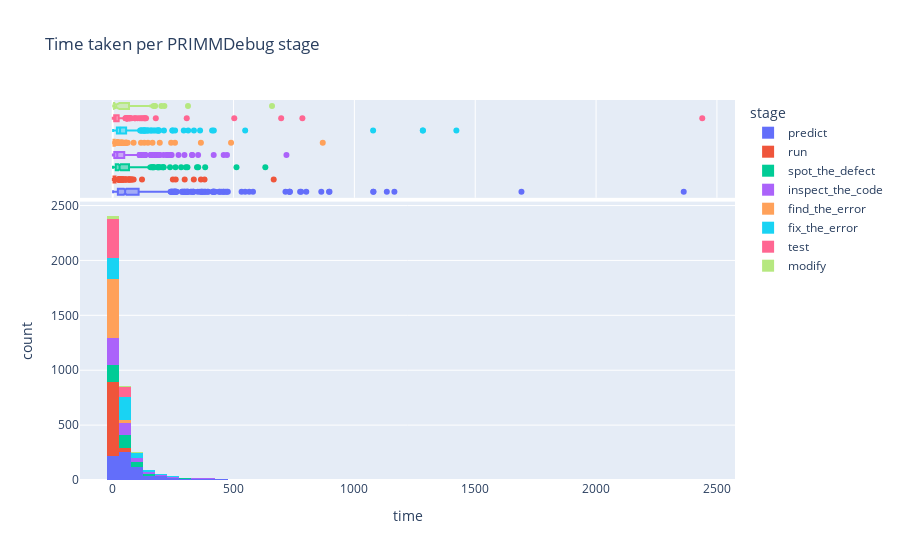
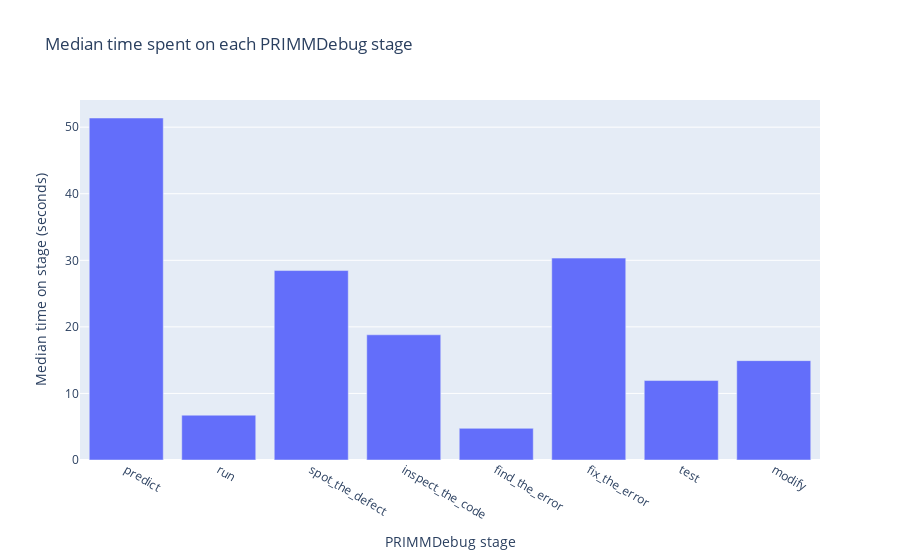
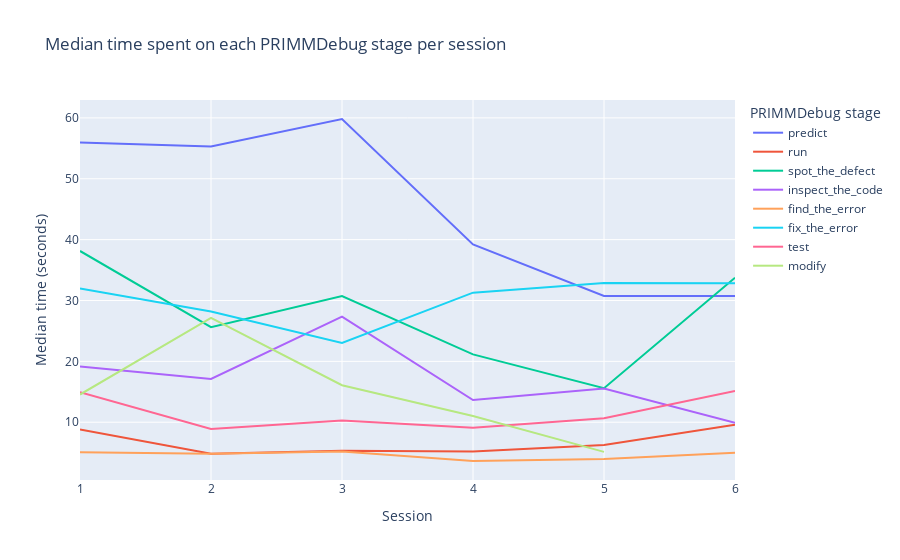
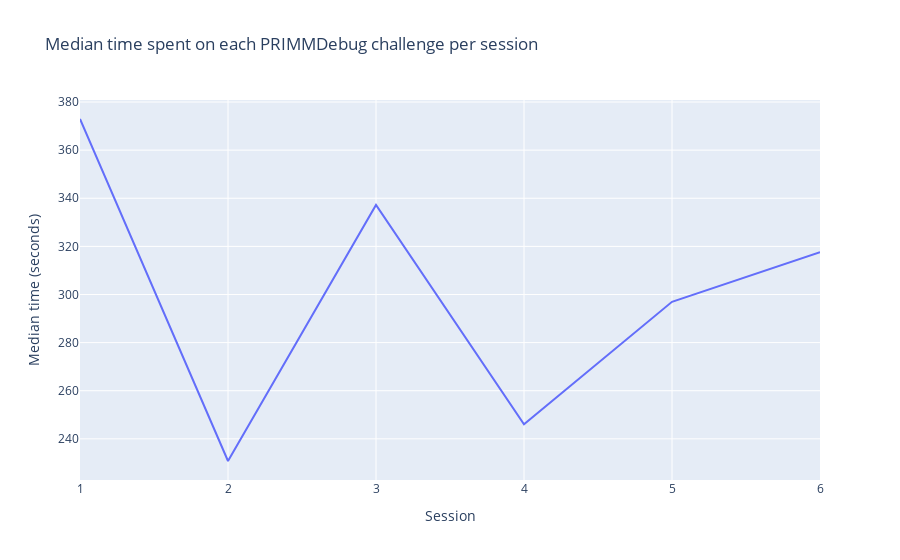

Write notebook code for charts like these, in order.
### Markdown cell above
#### Stage-Specific Data
This contains more of the interesting data relating to each stage of the PRIMMDebug process, including:
- Time taken per PRIMMDebug stage
- How this varies over number of sessions
- How time taken on PRIMMDebug challenge attempts varies over number of sessions

### Code cell
from collections import defaultdict

#Time taken for each stage of PRIMMDebug (TODO: Add confidence intervals)
time_by_primmdebug_stage = {"stage": [], "time": []}

for stage in STAGE_LOGS:
    if stage.stage_name != DebuggingStage.exit:
        time_by_primmdebug_stage["stage"].append(stage.stage_name.value)
        time_by_primmdebug_stage["time"].append(StageLogProcessor.get_time_on_stage(stage))
px.histogram(time_by_primmdebug_stage, x="time", color="stage", nbins=50, marginal="box", labels={"value": "Time taken (seconds)", "count": "Count"}, title="Time taken per PRIMMDebug stage").show()

#TODO: Clean up this code
# Group times by stage
stage_times = defaultdict(list)
for stage, time in zip(time_by_primmdebug_stage["stage"], time_by_primmdebug_stage["time"]):
    if time is not None:
        stage_times[stage].append(time)

median_time_by_primmdebug_stage = {"stage": [], "time": []}
for stage in DebuggingStage:
    stage_name = stage.value
    if stage_name in stage_times and stage_times[stage_name]:
        median_time_by_primmdebug_stage["stage"].append(stage_name)
        median_time_by_primmdebug_stage["time"].append(median(stage_times[stage_name]))

px.bar(median_time_by_primmdebug_stage, x="stage", y="time", labels={"stage": "PRIMMDebug stage", "time": "Median time on stage (seconds)"}, title="Median time spent on each PRIMMDebug stage").show()

#Time series for time per PRIMMDebug stage
median_time_per_stage_per_session = {"session": [], "stage": [], "median_time": []}
# Iterate through each session and calculate median time for each stage
for session_id, logs in EXERCISE_LOGS_PER_SESSION.items():
    stage_times = {stage: [] for stage in DebuggingStage if stage != DebuggingStage.exit}
    for log in logs:
        for stage_log in log.stage_logs:
            if stage_log.stage_name != DebuggingStage.exit:
                time_on_stage = StageLogProcessor.get_time_on_stage(stage_log)
                if time_on_stage is not None:
                    stage_times[stage_log.stage_name].append(time_on_stage)
    for stage, times in stage_times.items():
        if times:
            median_time_per_stage_per_session["session"].append(session_id)
            median_time_per_stage_per_session["stage"].append(stage.value)
            median_time_per_stage_per_session["median_time"].append(median(times))

median_time_per_stage_per_session_df = DataFrame(median_time_per_stage_per_session).sort_values(by="session")
px.line(median_time_per_stage_per_session_df, x="session", y="median_time", color="stage", labels={"session": "Session", "median_time": "Median time (seconds)", "stage": "PRIMMDebug stage"}, title="Median time spent on each PRIMMDebug stage per session").show()

#Time series for time per PRIMMDebug challenge attempt
median_time_per_challenge_per_session: dict[int, float] = {}
for session_id, logs in EXERCISE_LOGS_PER_SESSION.items():
    median_time_per_challenge = median([ExerciseLogProcessor.get_time_on_exercise(log) for log in logs if hasattr(log, "end_time")])
    median_time_per_challenge_per_session[session_id] = median_time_per_challenge

median_time_per_challenge_per_session = dict(sorted(median_time_per_challenge_per_session.items()))
median_time_per_challenge_per_session_fig = px.line(x=median_time_per_challenge_per_session.keys(), y=median_time_per_challenge_per_session.values(), labels={"x": "Session", "y": "Median time (seconds)"}, title="Median time spent on each PRIMMDebug challenge per session").show()

### Figure 1 — Plotly figure (JSON) as saved in the notebook; plotly's stock layout.template omitted (floating-point values rounded to 4 significant figures; data arrays with more than 128 entries replaced by an {"elided": "..."} marker saying what was removed)
{"data": [{"bingroup": "x", "hovertemplate": "stage=predict<br>time=%{x}<br>count=%{y}<extra></extra>", "legendgroup": "predict", "marker": {"color": "#636efa", "pattern": {"shape": ""}}, "name": "predict", "nbinsx": 50, "orientation": "v", "showlegend": true, "type": "histogram", "x": {"elided": "735 float values"}, "xaxis": "x", "yaxis": "y"}, {"hovertemplate": "stage=predict<br>time=%{x}<extra></extra>", "legendgroup": "predict", "marker": {"color": "#636efa"}, "name": "predict", "notched": true, "showlegend": false, "type": "box", "x": {"elided": "735 float values"}, "xaxis": "x2", "yaxis": "y2"}, {"bingroup": "x", "hovertemplate": "stage=run<br>time=%{x}<br>count=%{y}<extra></extra>", "legendgroup": "run", "marker": {"color": "#EF553B", "pattern": {"shape": ""}}, "name": "run", "nbinsx": 50, "orientation": "v", "showlegend": true, "type": "histogram", "x": {"elided": "730 float values"}, "xaxis": "x", "yaxis": "y"}, {"hovertemplate": "stage=run<br>time=%{x}<extra></extra>", "legendgroup": "run", "marker": {"color": "#EF553B"}, "name": "run", "notched": true, "showlegend": false, "type": "box", "x": {"elided": "730 float values"}, "xaxis": "x2", "yaxis": "y2"}, {"bingroup": "x", "hovertemplate": "stage=spot_the_defect<br>time=%{x}<br>count=%{y}<extra></extra>", "legendgroup": "spot_the_defect", "marker": {"color": "#00cc96", "pattern": {"shape": ""}}, "name": "spot_the_defect", "nbinsx": 50, "orientation": "v", "showlegend": true, "type": "histogram", "x": {"elided": "344 float values"}, "xaxis": "x", "yaxis": "y"}, {"hovertemplate": "stage=spot_the_defect<br>time=%{x}<extra></extra>", "legendgroup": "spot_the_defect", "marker": {"color": "#00cc96"}, "name": "spot_the_defect", "notched": true, "showlegend": false, "type": "box", "x": {"elided": "344 float values"}, "xaxis": "x2", "yaxis": "y2"}, {"bingroup": "x", "hovertemplate": "stage=inspect_the_code<br>time=%{x}<br>count=%{y}<extra></extra>", "legendgroup": "inspect_the_code", "marker": {"color": "#ab63fa", "pattern": {"shape": ""}}, "name": "inspect_the_code", "nbinsx": 50, "orientation": "v", "showlegend": true, "type": "histogram", "x": {"elided": "425 float values"}, "xaxis": "x", "yaxis": "y"}, {"hovertemplate": "stage=inspect_the_code<br>time=%{x}<extra></extra>", "legendgroup": "inspect_the_code", "marker": {"color": "#ab63fa"}, "name": "inspect_the_code", "notched": true, "showlegend": false, "type": "box", "x": {"elided": "425 float values"}, "xaxis": "x2", "yaxis": "y2"}, {"bingroup": "x", "hovertemplate": "stage=find_the_error<br>time=%{x}<br>count=%{y}<extra></extra>", "legendgroup": "find_the_error", "marker": {"color": "#FFA15A", "pattern": {"shape": ""}}, "name": "find_the_error", "nbinsx": 50, "orientation": "v", "showlegend": true, "type": "histogram", "x": {"elided": "574 float values"}, "xaxis": "x", "yaxis": "y"}, {"hovertemplate": "stage=find_the_error<br>time=%{x}<extra></extra>", "legendgroup": "find_the_error", "marker": {"color": "#FFA15A"}, "name": "find_the_error", "notched": true, "showlegend": false, "type": "box", "x": {"elided": "574 float values"}, "xaxis": "x2", "yaxis": "y2"}, {"bingroup": "x", "hovertemplate": "stage=fix_the_error<br>time=%{x}<br>count=%{y}<extra></extra>", "legendgroup": "fix_the_error", "marker": {"color": "#19d3f3", "pattern": {"shape": ""}}, "name": "fix_the_error", "nbinsx": 50, "orientation": "v", "showlegend": true, "type": "histogram", "x": {"elided": "478 float values"}, "xaxis": "x", "yaxis": "y"}, {"hovertemplate": "stage=fix_the_error<br>time=%{x}<extra></extra>", "legendgroup": "fix_the_error", "marker": {"color": "#19d3f3"}, "name": "fix_the_error", "notched": true, "showlegend": false, "type": "box", "x": {"elided": "478 float values"}, "xaxis": "x2", "yaxis": "y2"}, {"bingroup": "x", "hovertemplate": "stage=test<br>time=%{x}<br>count=%{y}<extra></extra>", "legendgroup": "test", "marker": {"color": "#FF6692", "pattern": {"shape": ""}}, "name": "test", "nbinsx": 50, "orientation": "v", "showlegend": true, "type": "histogram", "x": {"elided": "464 float values"}, "xaxis": "x", "yaxis": "y"}, {"hovertemplate": "stage=test<br>time=%{x}<extra></extra>", "legendgroup": "test", "marker": {"color": "#FF6692"}, "name": "test", "notched": true, "showlegend": false, "type": "box", "x": {"elided": "464 float values"}, "xaxis": "x2", "yaxis": "y2"}, {"bingroup": "x", "hovertemplate": "stage=modify<br>time=%{x}<br>count=%{y}<extra></extra>", "legendgroup": "modify", "marker": {"color": "#B6E880", "pattern": {"shape": ""}}, "name": "modify", "nbinsx": 50, "orientation": "v", "showlegend": true, "type": "histogram", "x": [7.799, 14.93, 201.3, 2.783, 27.14, 16.08, 169.1, 14.64, 4.04, 152.0, 99.23, 31.24, 5.6, 8.232, 47.8, 4.84, 140.5, 5.129, 35.13, 175.5, 53.29, 17.11, 4.64, 2.144, 55.62, 2.734, 80.24, 47.82, 9.808, 14.55, 4.472, 6.84, 659.2, 66.58, 3.767, 69.5, 13.57, 4.468, 13.85, 11.74, 7.681, 2.032, 99.18, 213.8, 45.13, 156.2, 11.02, 6.662, 45.14, 47.15, 311.4, 3.608, 7.56], "xaxis": "x", "yaxis": "y"}, {"hovertemplate": "stage=modify<br>time=%{x}<extra></extra>", "legendgroup": "modify", "marker": {"color": "#B6E880"}, "name": "modify", "notched": true, "showlegend": false, "type": "box", "x": [7.799, 14.93, 201.3, 2.783, 27.14, 16.08, 169.1, 14.64, 4.04, 152.0, 99.23, 31.24, 5.6, 8.232, 47.8, 4.84, 140.5, 5.129, 35.13, 175.5, 53.29, 17.11, 4.64, 2.144, 55.62, 2.734, 80.24, 47.82, 9.808, 14.55, 4.472, 6.84, 659.2, 66.58, 3.767, 69.5, 13.57, 4.468, 13.85, 11.74, 7.681, 2.032, 99.18, 213.8, 45.13, 156.2, 11.02, 6.662, 45.14, 47.15, 311.4, 3.608, 7.56], "xaxis": "x2", "yaxis": "y2"}], "layout": {"barmode": "relative", "legend": {"title": {"text": "stage"}, "tracegroupgap": 0}, "title": {"text": "Time taken per PRIMMDebug stage"}, "xaxis": {"anchor": "y", "domain": [0, 1], "title": {"text": "time"}}, "xaxis2": {"anchor": "y2", "domain": [0, 1], "matches": "x", "showgrid": true, "showticklabels": false}, "yaxis": {"anchor": "x", "domain": [0, 0.7326], "title": {"text": "count"}}, "yaxis2": {"anchor": "x2", "domain": [0.7426, 1], "matches": "y2", "showgrid": false, "showline": false, "showticklabels": false, "ticks": ""}}}

### Figure 2 — Plotly figure (JSON) as saved in the notebook; plotly's stock layout.template omitted (floating-point values rounded to 4 significant figures)
{"data": [{"hovertemplate": "PRIMMDebug stage=%{x}<br>Median time on stage (seconds)=%{y}<extra></extra>", "legendgroup": "", "marker": {"color": "#636efa", "pattern": {"shape": ""}}, "name": "", "orientation": "v", "showlegend": false, "textposition": "auto", "type": "bar", "x": ["predict", "run", "spot_the_defect", "inspect_the_code", "find_the_error", "fix_the_error", "test", "modify"], "xaxis": "x", "y": [51.38, 6.733, 28.46, 18.81, 4.755, 30.33, 11.94, 14.93], "yaxis": "y"}], "layout": {"barmode": "relative", "legend": {"tracegroupgap": 0}, "title": {"text": "Median time spent on each PRIMMDebug stage"}, "xaxis": {"anchor": "y", "domain": [0, 1], "title": {"text": "PRIMMDebug stage"}}, "yaxis": {"anchor": "x", "domain": [0, 1], "title": {"text": "Median time on stage (seconds)"}}}}

### Figure 3 — Plotly figure (JSON) as saved in the notebook; plotly's stock layout.template omitted (floating-point values rounded to 4 significant figures)
{"data": [{"hovertemplate": "PRIMMDebug stage=predict<br>Session=%{x}<br>Median time (seconds)=%{y}<extra></extra>", "legendgroup": "predict", "line": {"color": "#636efa", "dash": "solid"}, "marker": {"symbol": "circle"}, "mode": "lines", "name": "predict", "orientation": "v", "showlegend": true, "type": "scatter", "x": [1, 2, 3, 4, 5, 6], "xaxis": "x", "y": [55.96, 55.32, 59.82, 39.22, 30.74, 30.74], "yaxis": "y"}, {"hovertemplate": "PRIMMDebug stage=run<br>Session=%{x}<br>Median time (seconds)=%{y}<extra></extra>", "legendgroup": "run", "line": {"color": "#EF553B", "dash": "solid"}, "marker": {"symbol": "circle"}, "mode": "lines", "name": "run", "orientation": "v", "showlegend": true, "type": "scatter", "x": [1, 2, 3, 4, 5, 6], "xaxis": "x", "y": [8.797, 4.838, 5.309, 5.169, 6.25, 9.59], "yaxis": "y"}, {"hovertemplate": "PRIMMDebug stage=spot_the_defect<br>Session=%{x}<br>Median time (seconds)=%{y}<extra></extra>", "legendgroup": "spot_the_defect", "line": {"color": "#00cc96", "dash": "solid"}, "marker": {"symbol": "circle"}, "mode": "lines", "name": "spot_the_defect", "orientation": "v", "showlegend": true, "type": "scatter", "x": [1, 2, 3, 4, 5, 6], "xaxis": "x", "y": [38.14, 25.63, 30.74, 21.15, 15.58, 33.73], "yaxis": "y"}, {"hovertemplate": "PRIMMDebug stage=inspect_the_code<br>Session=%{x}<br>Median time (seconds)=%{y}<extra></extra>", "legendgroup": "inspect_the_code", "line": {"color": "#ab63fa", "dash": "solid"}, "marker": {"symbol": "circle"}, "mode": "lines", "name": "inspect_the_code", "orientation": "v", "showlegend": true, "type": "scatter", "x": [1, 2, 3, 4, 5, 6], "xaxis": "x", "y": [19.17, 17.1, 27.36, 13.65, 15.52, 9.894], "yaxis": "y"}, {"hovertemplate": "PRIMMDebug stage=find_the_error<br>Session=%{x}<br>Median time (seconds)=%{y}<extra></extra>", "legendgroup": "find_the_error", "line": {"color": "#FFA15A", "dash": "solid"}, "marker": {"symbol": "circle"}, "mode": "lines", "name": "find_the_error", "orientation": "v", "showlegend": true, "type": "scatter", "x": [1, 2, 3, 4, 5, 6], "xaxis": "x", "y": [5.068, 4.825, 5.204, 3.628, 3.953, 4.983], "yaxis": "y"}, {"hovertemplate": "PRIMMDebug stage=fix_the_error<br>Session=%{x}<br>Median time (seconds)=%{y}<extra></extra>", "legendgroup": "fix_the_error", "line": {"color": "#19d3f3", "dash": "solid"}, "marker": {"symbol": "circle"}, "mode": "lines", "name": "fix_the_error", "orientation": "v", "showlegend": true, "type": "scatter", "x": [1, 2, 3, 4, 5, 6], "xaxis": "x", "y": [31.97, 28.18, 23.03, 31.29, 32.89, 32.85], "yaxis": "y"}, {"hovertemplate": "PRIMMDebug stage=test<br>Session=%{x}<br>Median time (seconds)=%{y}<extra></extra>", "legendgroup": "test", "line": {"color": "#FF6692", "dash": "solid"}, "marker": {"symbol": "circle"}, "mode": "lines", "name": "test", "orientation": "v", "showlegend": true, "type": "scatter", "x": [1, 2, 3, 4, 5, 6], "xaxis": "x", "y": [14.94, 8.872, 10.29, 9.076, 10.64, 15.14], "yaxis": "y"}, {"hovertemplate": "PRIMMDebug stage=modify<br>Session=%{x}<br>Median time (seconds)=%{y}<extra></extra>", "legendgroup": "modify", "line": {"color": "#B6E880", "dash": "solid"}, "marker": {"symbol": "circle"}, "mode": "lines", "name": "modify", "orientation": "v", "showlegend": true, "type": "scatter", "x": [1, 2, 3, 4, 5], "xaxis": "x", "y": [14.55, 27.14, 16.08, 11.02, 5.129], "yaxis": "y"}], "layout": {"legend": {"title": {"text": "PRIMMDebug stage"}, "tracegroupgap": 0}, "title": {"text": "Median time spent on each PRIMMDebug stage per session"}, "xaxis": {"anchor": "y", "domain": [0, 1], "title": {"text": "Session"}}, "yaxis": {"anchor": "x", "domain": [0, 1], "title": {"text": "Median time (seconds)"}}}}

### Figure 4 — Plotly figure (JSON) as saved in the notebook; plotly's stock layout.template omitted (floating-point values rounded to 4 significant figures)
{"data": [{"hovertemplate": "Session=%{x}<br>Median time (seconds)=%{y}<extra></extra>", "legendgroup": "", "line": {"color": "#636efa", "dash": "solid"}, "marker": {"symbol": "circle"}, "mode": "lines", "name": "", "orientation": "v", "showlegend": false, "type": "scatter", "x": [1, 2, 3, 4, 5, 6], "xaxis": "x", "y": [372.9, 230.8, 337.2, 246.1, 297.0, 317.6], "yaxis": "y"}], "layout": {"legend": {"tracegroupgap": 0}, "title": {"text": "Median time spent on each PRIMMDebug challenge per session"}, "xaxis": {"anchor": "y", "domain": [0, 1], "title": {"text": "Session"}}, "yaxis": {"anchor": "x", "domain": [0, 1], "title": {"text": "Median time (seconds)"}}}}
